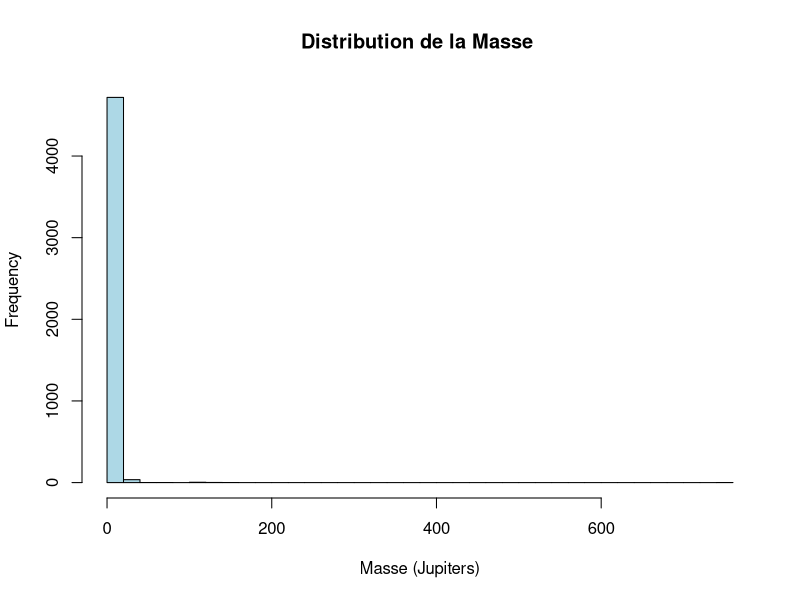
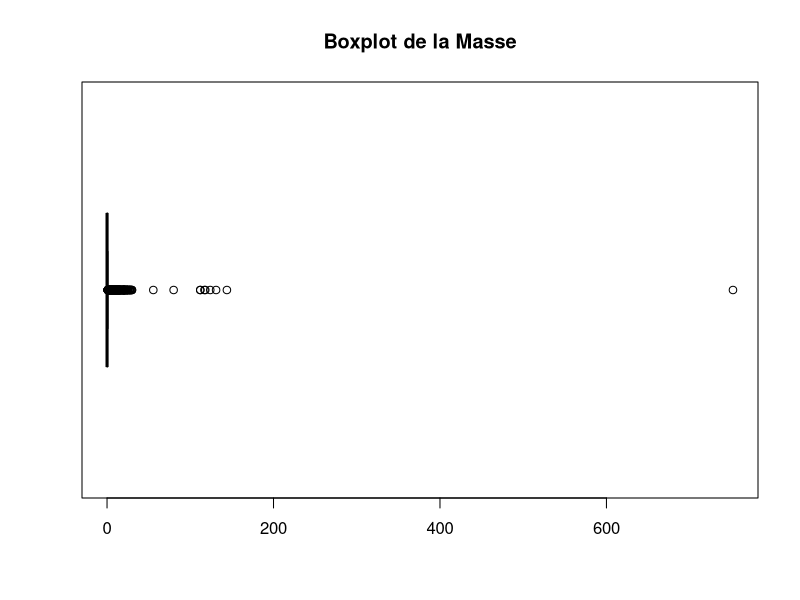
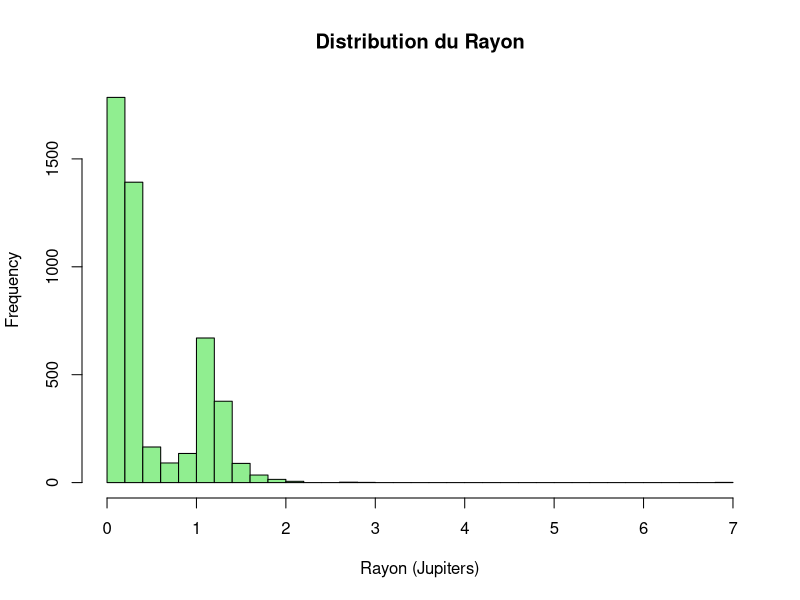
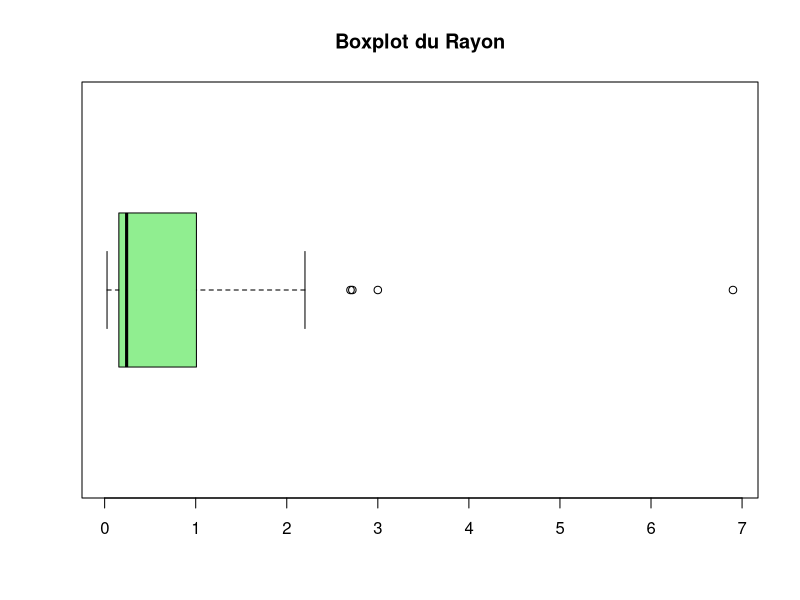
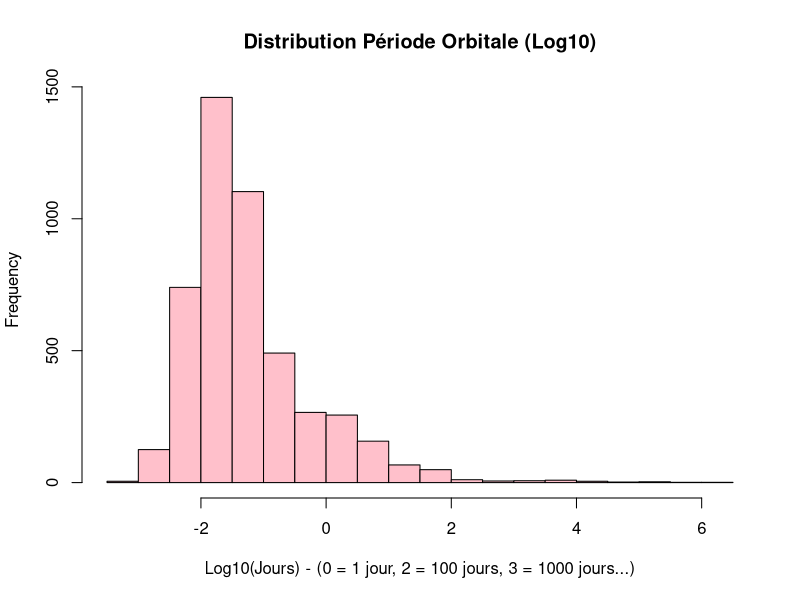
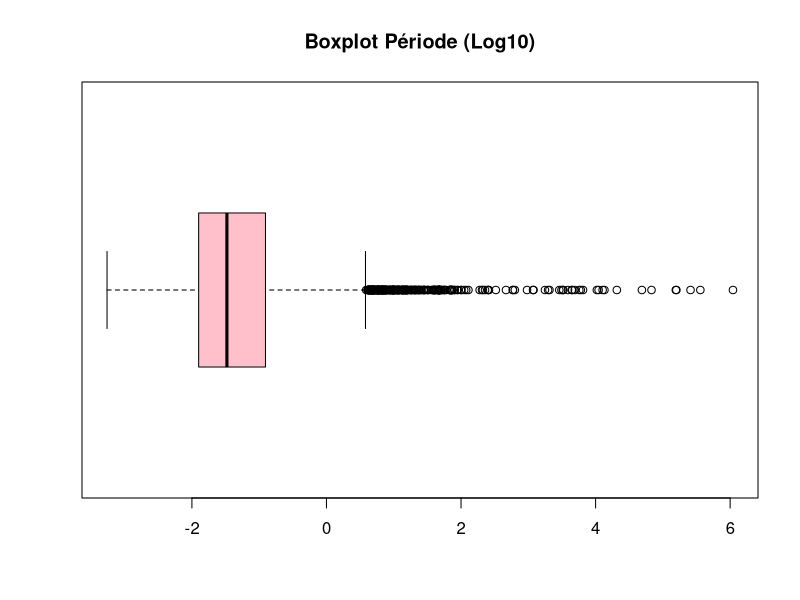
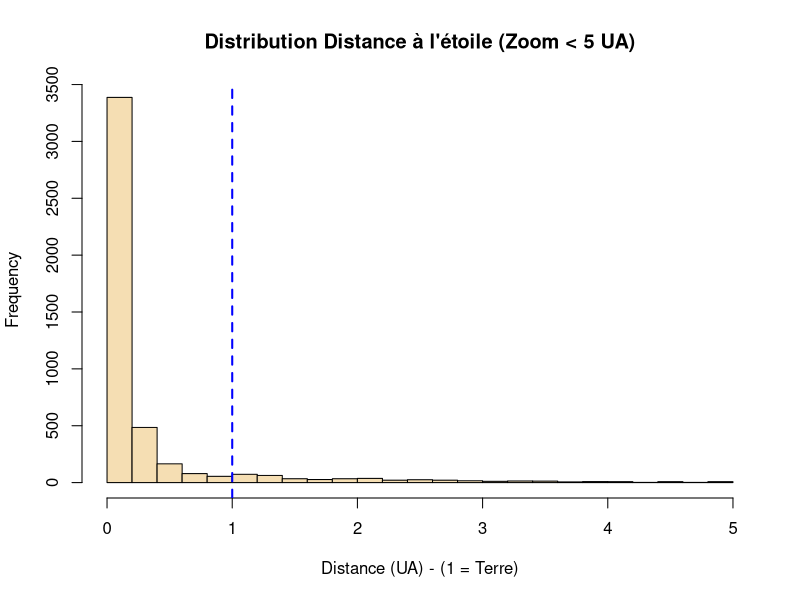
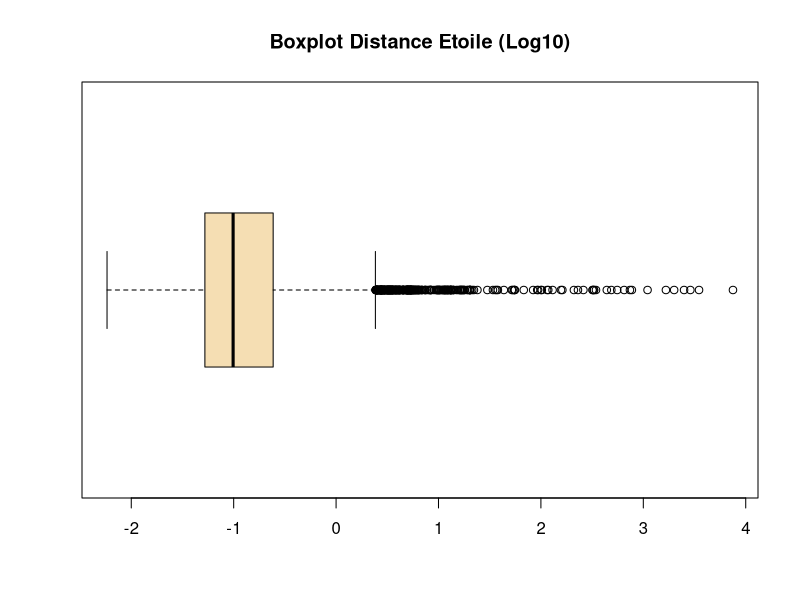

Here is the R script that generated these plots, in order:
#### analyse variables quanti
tab = read.table("data_planetes.csv", 
                 header = TRUE, 
                 sep = ",", 
                 stringsAsFactors = FALSE 
)
tab

#----------------------------------------------#
# 1. Résumé numérique
print("--- Résumé : Masse (en fonction de Jupiters) ---")
summary(tab$mass_jup)

# 2. Histogramme (Distribution)
hist(tab$mass_jup, 
     main = "Distribution de la Masse ", 
     xlab = "Masse (Jupiters)", 
     col = "lightblue", 
     breaks = 50) # On augmente les barres pour plus de détails

# 3. Boxplot (Valeurs extrêmes)
boxplot(tab$mass_jup, 
        main = "Boxplot de la Masse", 
        col = "lightblue",
        horizontal = TRUE) # Plus lisible à l'horizontale



#----------------------------------------------#
# 1. Résumé
print("--- Résumé : Rayon (en fonction de Jupiters) ---")
summary(tab$rayon_jup)

# 2. Histogramme
hist(tab$rayon_jup, 
     main = "Distribution du Rayon", 
     xlab = "Rayon (Jupiters)", 
     col = "lightgreen", 
     breaks = 30)

# 3. Boxplot
boxplot(tab$rayon_jup, 
        main = "Boxplot du Rayon", 
        col = "lightgreen",
        horizontal = TRUE)

#----------------------------------------------#
print("--- Résumé : Période Orbitale (Jours) ---")
summary(tab$orbital_period)

# Histogramme Logarithmique (car l'échelle est trop grande)
hist(log10(tab$orbital_period), 
     main = "Distribution Période Orbitale (Log10)", 
     xlab = "Log10(Jours) - (0 = 1 jour, 2 = 100 jours, 3 = 1000 jours...)", 
     col = "pink", 
     breaks = 30)

boxplot(log10(tab$orbital_period), 
        main = "Boxplot Période (Log10)", 
        col = "pink",
        horizontal = TRUE)


#----------------------------------------------#
print("--- Résumé : Distance à l'étoile (UA) ---")
summary(tab$orbital_radius)

# On zoome sur les planètes "proches" (< 5 UA, comme notre système solaire interne)
hist(tab$orbital_radius[tab$orbital_radius < 5], 
     main = "Distribution Distance à l'étoile (Zoom < 5 UA)", 
     xlab = "Distance (UA) - (1 = Terre)", 
     col = "wheat", 
     breaks = 20)
abline(v = 1, col = "blue", lwd = 2, lty = 2) # Repère de la Terre

boxplot(log10(tab$orbital_radius), 
        main = "Boxplot Distance Etoile (Log10)", 
        col = "wheat", 
        horizontal = TRUE)


#----------------------------------------------#
print("--- Résumé : Excentricité ---")
summary(tab$eccentricity)

hist(tab$eccentricity, 
     main = "Distribution de l'Excentricité", 
     xlab = "Excentricité (0 = Cercle parfait)", 
     col = "lavender", 
     breaks = 20)

boxplot(tab$eccentricity, 
        main = "Boxplot Excentricité", 
        col = "lavender", 
        horizontal = TRUE)

#----------------------------------------------#
print("--- Résumé : Magnitude (Luminosité) ---")
summary(tab$luminosité)

hist(tab$luminosité, 
     main = "Distribution de la Magnitude Stellaire", 
     xlab = "Magnitude (Plus petit = Plus brillant)", 
     col = "yellow", 
     breaks = 20)

boxplot(tab$luminosité, 
        main = "Boxplot Magnitude", 
        col = "yellow", 
        horizontal = TRUE)

#----------------------------------------------#
print("--- Résumé : Distance du système (Parsecs) ---")
summary(tab$distance)

hist(tab$distance, 
     main = "Distribution de la Distance du système", 
     xlab = "Distance (Parsecs)", 
     col = "grey", 
     breaks = 30)

boxplot(tab$distance, 
        main = "Boxplot Distance", 
        col = "grey", 
        horizontal = TRUE)